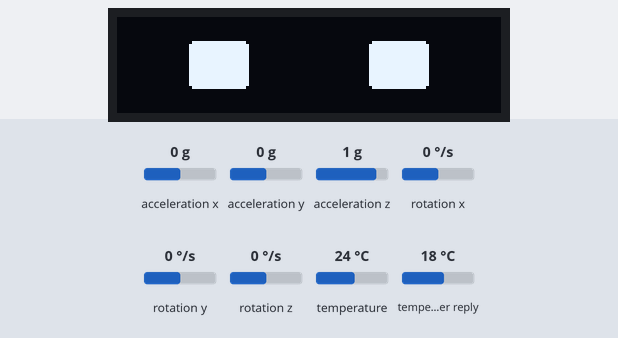
A sketch run on a simulated ESP8266 (NodeMCU). On the bench: 128×32 one-colour display. The inputs (shaded band) are chosen by the test bench; at power-on: acceleration y 0 g, acceleration z 1 g, acceleration x 0 g, rotation x 0 °/s, rotation y 0 °/s, rotation z 0 °/s, temperature 24 °C, temperature in the weather reply 18 °C. WiFi joins after 1.5 s; servers stay silent unless stated; uploads are accepted with an empty reply; the local clock reads 2024-03-15 10:24:30 at power-on unless the sketch sets it; web services answer with replies made up by the test bench; names the files do not define were given values by the test bench: YOUR_PORT = 80; what the sketch prints to the serial monitor is not drawn.

Above: at 6.1 s.
At 9.0 s:
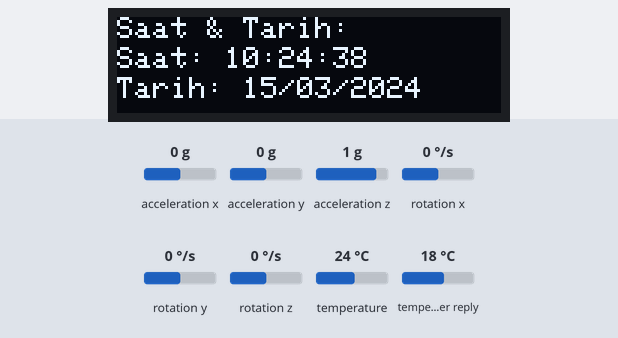
9.1 s: acceleration y set to -1.4 g
At 12.0 s:
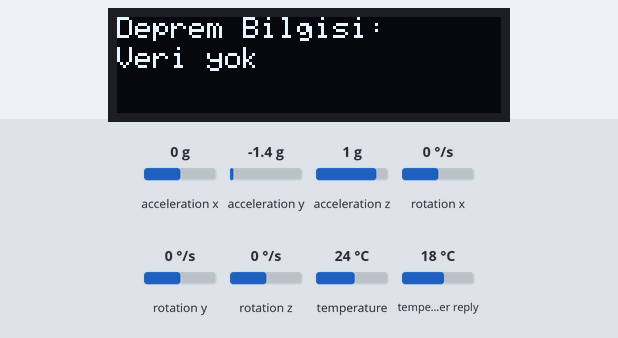
12.1 s: acceleration y set to 0 g
13.6 s: acceleration y set to -0.8 g
At 15.1 s:
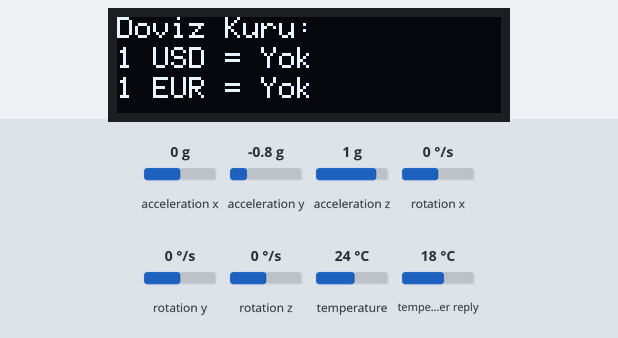
16.6 s: acceleration z set to 1.4 g
At 18.4 s:
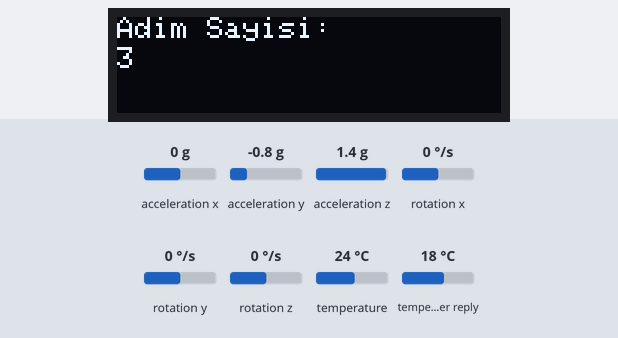
19.4 s: acceleration y set to 0.1 g
Timing chart, 0 to 21.9 s (numbered marks = the images above; inputs shaded):
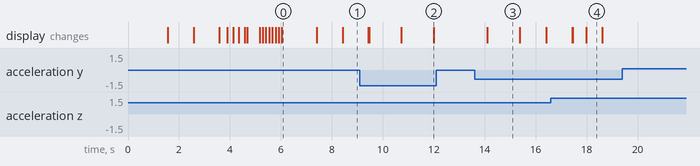

The sketch:

neogaze_source.ino
```cpp
#include <Wire.h>
#include <Adafruit_GFX.h>
#include <Adafruit_SSD1306.h>
#include <Adafruit_MPU6050.h>
#include <Adafruit_Sensor.h>
#include <ESP8266WiFi.h>
#include <ESP8266HTTPClient.h>
#include <ArduinoJson.h>
#include <time.h>

// ------ OLED ------
#define SCREEN_WIDTH 128
#define SCREEN_HEIGHT 32
#define OLED_RESET -1
Adafruit_SSD1306 display(SCREEN_WIDTH, SCREEN_HEIGHT, &Wire, OLED_RESET);

// ------ MPU6050 ------
Adafruit_MPU6050 mpu;

// ------ Sayfa ------
volatile int page = 0;

// ------ Wi-Fi ------
const char* ssid = "YOUR_WIFI_SSID";
const char* password = "YOUR_WIFI_PASSWORD";

// ------ Hava Durumu API ------
const char* apiKey = "YOUR_API_KEY";
const char* city = "Istanbul";

// ------ Bilgisayar Mesajı ------
const char* mesajServer = "YOUR_SERVER_IP";
const int mesajPort = YOUR_PORT;
const char* mesajPath = "/your_path.html";
String bildirim = "";

// ------ Saat ------
const long gmtOffset_sec = 3 * 3600;
const int daylightOffset_sec = 0;

// ------ Zaman ------
unsigned long previousMillis = 0;
const long interval = 1000;
unsigned long lastTiltChange = 0;

// ------ Veriler ------
String weatherDescription = "";
float temperature = 0.0;
String depremYer = "";
float depremBuyukluk = 0.0;

// ------ Eye Parametreleri ------
int eye_width = 20;
int eye_height = 16;

// ------ Sleep Mode Değişkenleri ------
bool isSleeping = false;
unsigned long tiltUpStart = 0;
unsigned long tiltRightStart = 0;
bool tiltUpDetected = false;
bool tiltRightDetected = false;

float usdRate = 0.0;
float eurRate = 0.0;
volatile unsigned long adimSayisi = 0;
float previousAcceleration = 0.0;
unsigned long lastStepTime = 0;
int kaydirmaIndex = 0;
unsigned long kaydirmaMillis = 0;
String kaydirmaMetni = "";

void wakeup_eyes();
void getWeather();
void getMesaj();
void getDoviz();
void checkTilt();
void checkSteps();
void enterSleepMode();
void exitSleepMode();
void getDeprem();

void setup() {
  Wire.begin(D2, D1);

  Serial.begin(115200);

  if (!display.begin(SSD1306_SWITCHCAPVCC, 0x3C)) {
    Serial.println("OLED bulunamadi");
    while (1);
  }

  if (!mpu.begin()) {
    Serial.println("MPU6050 bulunamadi!");
    while (1);
  }

  mpu.setAccelerometerRange(MPU6050_RANGE_8_G);
  mpu.setGyroRange(MPU6050_RANGE_500_DEG);
  mpu.setFilterBandwidth(MPU6050_BAND_21_HZ);

  display.clearDisplay();
  display.setTextSize(1);
  display.setTextColor(SSD1306_WHITE);
  display.setCursor(0, 10);
  display.println("Looking for Wi-Fi...");
  display.display();

  WiFi.begin(ssid, password);
  WiFi.setSleepMode(WIFI_NONE_SLEEP);

  while (WiFi.status() != WL_CONNECTED) {
    delay(500);
    Serial.print(".");
  }

  Serial.println("Wi-Fi is connected!");
  display.clearDisplay();
  display.setCursor(0, 10);
  display.println("Wi-Fi is connected!");
  display.display();
  delay(1000);

  // ---- UYANMA ANİMASYONU ----
  display.clearDisplay();
  display.setCursor(0, 10);
  display.println("Starting... hopefully");
  display.display();
  delay(1000);

  wakeup_eyes();

  configTime(gmtOffset_sec, daylightOffset_sec, "pool.ntp.org", "time.nist.gov");

  getWeather();
  getMesaj();
  getDoviz();
  getDeprem();
  showPage();
}

void yaziyiKaydirVeYaz(String metin, int y) {
  if (metin.length() <= 20) {
    display.setCursor(0, y);
    display.println(metin);
  } else {
    String kaydirilan = metin.substring(kaydirmaIndex);

    if (kaydirilan.length() < 20) {
      kaydirilan += " " + metin.substring(0, 20 - kaydirilan.length());
    }

    display.setCursor(0, y);
    display.println(kaydirilan);
  }
}

void loop() {
  static unsigned long lastTiltCheck = 0;
  if (millis() - lastTiltCheck >= 500) {
    checkTilt();
    checkSteps();
    lastTiltCheck = millis();
  }

  // --- GENEL YAZI KAYDIRMA ---
  if (millis() - kaydirmaMillis > 300) {
    kaydirmaMillis = millis();

    if (kaydirmaMetni.length() > 20) {
      kaydirmaIndex++;
      if (kaydirmaIndex >= kaydirmaMetni.length()) {
        kaydirmaIndex = 0;
      }
    } else {
      kaydirmaIndex = 0;
    }
  }

  if (!isSleeping) {

    // Sayfa 0: Saat ve Tarih
    if (page == 0) {
      unsigned long currentMillis = millis();
      if (currentMillis - previousMillis >= interval) {
        previousMillis = currentMillis;
        showPage();
      }
    }

    // Sayfa 1: Hava Durumu
    else if (page == 1) {
      static unsigned long weatherUpdateMillis = 0;
      if (millis() - weatherUpdateMillis > 120000) { // 2 dakikada bir güncelle
        weatherUpdateMillis = millis();
        getWeather();
      }
      showPage();
    }

    // Diğer sayfalar
    else {
      showPage();
      delay(300);
    }

    // Bilgisayar mesajını güncelle (5 saniyede bir)
    static unsigned long mesajUpdateMillis = 0;
    if (millis() - mesajUpdateMillis > 5000) {
      mesajUpdateMillis = millis();
      getMesaj();
    }

    // Döviz kuru güncelle (5 dakikada bir)
    static unsigned long dovizUpdateMillis = 0;
    if (millis() - dovizUpdateMillis > 300000) {
      dovizUpdateMillis = millis();
      getDoviz();
    }

    // Deprem bilgisi güncelle (5 dakikada bir)
    static unsigned long depremUpdateMillis = 0;
    if (millis() - depremUpdateMillis > 300000) {
      depremUpdateMillis = millis();
      getDeprem();
    }
  }
}


void getDoviz() {
  if (WiFi.status() == WL_CONNECTED) {
    WiFiClientSecure client;
    client.setInsecure();
    HTTPClient http;

    String serverPath = "https://v6.exchangerate-api.com/v6/YOUR_API_KEY/latest/TRY";

    http.begin(client, serverPath);
    int httpResponseCode = http.GET();

    if (httpResponseCode > 0) {
      String payload = http.getString();

      DynamicJsonDocument doc(4096);
      DeserializationError error = deserializeJson(doc, payload);

      if (!error) {
        usdRate = doc["conversion_rates"]["USD"].as<float>();
        eurRate = doc["conversion_rates"]["EUR"].as<float>();
      }

    }

    http.end();
  }
}

// ------ SAYFALAR ------
void showPage() {
  display.clearDisplay();
  display.setTextSize(1);
  display.setTextColor(SSD1306_WHITE);

  if (page == 0) {
    display.setCursor(0, 0);
    display.println("Saat & Tarih:");
    struct tm timeinfo;
    if (!getLocalTime(&timeinfo)) {
      display.setCursor(0, 10);
      display.println("Zaman alinamadi");
    } else {
      char buffer[20];
      strftime(buffer, sizeof(buffer), "%H:%M:%S", &timeinfo);
      display.setCursor(0, 10);
      display.print("Saat: ");
      display.println(buffer);
      strftime(buffer, sizeof(buffer), "%d/%m/%Y", &timeinfo);
      display.setCursor(0, 20);
      display.print("Tarih: ");
      display.println(buffer);
    }
    kaydirmaMetni = "";  // Kaydırılacak yazı yok

  } else if (page == 1) {
    display.setCursor(0, 0);
    display.println("Hava Durumu:");
    display.setCursor(0, 10);
    display.print("Sicaklik: ");
    display.print(temperature);
    display.println(" C");
    display.setCursor(0, 20);
    display.print("Durum: ");
    display.println(weatherDescription);
    kaydirmaMetni = "";  // Hava durumu sabit yazı

  } else if (page == 2) {
    display.setCursor(0, 0);
    display.println("Doviz Kuru:");

    display.setCursor(0, 10);
    display.print("1 USD = ");
    if (usdRate > 0.0) {
      display.print(1 / usdRate, 2);
      display.println(" TL");
    } else {
      display.println("Yok");
    }

    display.setCursor(0, 20);
    display.print("1 EUR = ");
    if (eurRate > 0.0) {
      display.print(1 / eurRate, 2);
      display.println(" TL");
    } else {
      display.println("Yok");
    }
    kaydirmaMetni = "";  // Döviz sabit yazı

  } else if (page == 3) {
    display.setCursor(0, 0);
    display.println("Deprem Bilgisi:");

    if (depremBuyukluk > 0.0) {
      display.setCursor(0, 10);
      display.print("Mag: ");
      display.print(depremBuyukluk, 1);
      kaydirmaMetni = depremYer;  // Kaydırılacak metin deprem yeri
      yaziyiKaydirVeYaz(depremYer, 20);
    } else {
      display.setCursor(0, 10);
      display.println("Veri yok");
      kaydirmaMetni = "";
    }

  } else if (page == 4) {
    display.setCursor(0, 0);
    display.println("Bilgi Akisi:");
    kaydirmaMetni = bildirim;   // Kaydırılacak metin bilgisayar mesajı
    yaziyiKaydirVeYaz(bildirim, 10);

  } else if (page == 5) {
    display.setCursor(0, 0);
    display.println("Adim Sayisi:");
    display.setCursor(0, 10);
    display.println(adimSayisi);
    kaydirmaMetni = "";  // Adımsayar sabit yazı
  }

  display.display();
}

// ------ HAVA DURUMU ------
void getWeather() {
  if (WiFi.status() == WL_CONNECTED) {
    WiFiClient client;
    HTTPClient http;
    String serverPath = "http://api.openweathermap.org/data/2.5/weather?q=" + String(city) + "&appid=" + apiKey + "&units=metric";
    http.begin(client, serverPath);
    int httpResponseCode = http.GET();
    if (httpResponseCode > 0) {
      String payload = http.getString();
      DynamicJsonDocument doc(1024);
      if (!deserializeJson(doc, payload)) {
        temperature = doc["main"]["temp"].as<float>();
        weatherDescription = doc["weather"][0]["main"].as<String>();
      }
    }
    http.end();
  }
}

// ------ BİLGİSAYAR MESAJI ------
void getMesaj() {
  if (WiFi.status() == WL_CONNECTED) {
    WiFiClient client;
    HTTPClient http;
    String serverPath = "http://" + String(mesajServer) + ":" + String(mesajPort) + String(mesajPath);
    http.begin(client, serverPath);
    int httpResponseCode = http.GET();
    if (httpResponseCode > 0) {
      String payload = http.getString();
      payload.replace("<p>", "");
      payload.replace("</p>", "");
      bildirim = payload;
    }
    http.end();
  }
}

// ------ TİLT KONTROL ------
void checkTilt() {
  sensors_event_t a, g, temp;
  mpu.getEvent(&a, &g, &temp);
  float tiltY = a.acceleration.y;
  float tiltX = a.acceleration.x;

  unsigned long now = millis();

  // ---- Eğer uykudaysa sadece sağa eğmeyi kontrol et ----
  if (isSleeping) {
    if (tiltY > 7) {
      if (!tiltRightDetected) {
        tiltRightStart = now;
        tiltRightDetected = true;
      } else if (now - tiltRightStart >= 3000) {
        exitSleepMode();
        tiltRightDetected = false;
      }
    } else {
      tiltRightDetected = false;
    }
    return;
  }

  // ---- Normal modda sayfa değişimi ----
  if (tiltY > 6 && now - lastTiltChange > 1000) {
    page++;
    if (page > 5) page = 0;  // Artık 5 sayfa var
    lastTiltChange = now;
    showPage();
  }

  if (tiltY < -6 && now - lastTiltChange > 1000) {
    if (page == 0) page = 5;
    else page--;
    lastTiltChange = now;
    showPage();
  }

  // ---- Sleep mode'a geçmek için yukarı bakmayı kontrol et ----
  if (tiltX > 7) {
    if (!tiltUpDetected) {
      tiltUpStart = now;
      tiltUpDetected = true;
    } else if (now - tiltUpStart >= 3000) {
      enterSleepMode();
      tiltUpDetected = false;
    }
  } else {
    tiltUpDetected = false;
  }
}

void checkSteps() {
  sensors_event_t a, g, temp;
  mpu.getEvent(&a, &g, &temp);

  // Sadece Z ekseni ivmesi (yukarı aşağı hareket)
  float zIvme = a.acceleration.z;

  unsigned long simdi = millis();

  // Eşik değer: Adım algılaması için zIvme 11 m/s^2'yi geçmeli (yaklaşık 1.1g)
  // Debounce: iki adım arasında en az 400ms olmalı
  if (zIvme > 11.0 && simdi - lastStepTime > 400) {
    adimSayisi++;
    lastStepTime = simdi;
  }
}

// ------ GÖZ ANİMASYONU ------
void wakeup_eyes() {
  int left_x = 24;
  int right_x = 84;
  int y = SCREEN_HEIGHT / 2 - eye_height / 2;

  // Gözler kapalı çiz
  display.clearDisplay();
  display.fillRoundRect(left_x, y + eye_height / 2, eye_width, 2, 1, SSD1306_WHITE);
  display.fillRoundRect(right_x, y + eye_height / 2, eye_width, 2, 1, SSD1306_WHITE);
  display.display();
  delay(300);

  // Gözleri yavaşça aç
  for (int h = 2; h <= eye_height; h += 2) {
    display.clearDisplay();
    display.fillRoundRect(left_x, y + eye_height / 2 - h / 2, eye_width, h, 2, SSD1306_WHITE);
    display.fillRoundRect(right_x, y + eye_height / 2 - h / 2, eye_width, h, 2, SSD1306_WHITE);
    display.display();
    delay(100);
  }

  delay(300);

  // --- Göz kırpma ---
  for (int h = eye_height; h >= 2; h -= 2) {
    display.clearDisplay();
    display.fillRoundRect(left_x, y + eye_height / 2 - h / 2, eye_width, h, 2, SSD1306_WHITE);
    display.fillRoundRect(right_x, y + eye_height / 2 - h / 2, eye_width, h, 2, SSD1306_WHITE);
    display.display();
    delay(50);
  }
  for (int h = 2; h <= eye_height; h += 2) {
    display.clearDisplay();
    display.fillRoundRect(left_x, y + eye_height / 2 - h / 2, eye_width, h, 2, SSD1306_WHITE);
    display.fillRoundRect(right_x, y + eye_height / 2 - h / 2, eye_width, h, 2, SSD1306_WHITE);
    display.display();
    delay(50);
  }

  delay(500);
}

// ------ SLEEP MODE ------
void enterSleepMode() {
  isSleeping = true;
  display.clearDisplay();
  display.setCursor(0, 10);
  display.println("Going to sleep...");
  display.display();
  delay(1000);

  int left_x = 24;
  int right_x = 84;
  int y = SCREEN_HEIGHT / 2 - eye_height / 2;

  for (int h = eye_height; h >= 2; h -= 2) {
    display.clearDisplay();
    display.fillRoundRect(left_x, y + eye_height / 2 - h / 2, eye_width, h, 2, SSD1306_WHITE);
    display.fillRoundRect(right_x, y + eye_height / 2 - h / 2, eye_width, h, 2, SSD1306_WHITE);
    display.display();
    delay(50);
  }

  display.clearDisplay();
  display.setCursor(0, 10);
  display.println("Zzz...");
  display.display();
  delay(1000);

  display.ssd1306_command(SSD1306_DISPLAYOFF);
}

void exitSleepMode() {
  display.ssd1306_command(SSD1306_DISPLAYON);
  display.clearDisplay();
  display.setCursor(0, 10);
  display.println("Trying to wake up...");
  display.display();
  delay(2500);

  wakeup_eyes();

  isSleeping = false;
  showPage();
}

void getDeprem() {
  if (WiFi.status() == WL_CONNECTED) {
    WiFiClientSecure client;
    client.setInsecure();
    HTTPClient http;

    // Sadece Türkiye sınırlarındaki son deprem
    String serverPath = "https://earthquake.usgs.gov/fdsnws/event/1/query?format=geojson&minlatitude=36&maxlatitude=42&minlongitude=26&maxlongitude=45&orderby=time&limit=1";

    http.begin(client, serverPath);
    int httpResponseCode = http.GET();

    if (httpResponseCode > 0) {
      String payload = http.getString();

      DynamicJsonDocument doc(8192);
      DeserializationError error = deserializeJson(doc, payload);

      if (!error) {
        depremBuyukluk = doc["features"][0]["properties"]["mag"].as<float>();
        depremYer = doc["features"][0]["properties"]["place"].as<String>();
      }
    }

    http.end();
  }
}
```

Measured:
- after the input at 9.1 s, the display: first differs from a run without the input after 0.36 s (image 2 shows a later state)
- after the input at 12.1 s, every drawn part: stays the same
- after the input at 13.6 s, the display: changes after 0.50 s (image 3)
- after the input at 19.4 s, every drawn part: stays the same
- what the display in image 0 shows lasts 1.4 s, from 6.0 s to 7.4 s
- what the display in image 3 shows lasts 1.3 s, from 14.1 s to 15.4 s
- what the display in image 4 shows lasts 0.6 s, from 18.0 s to 18.6 s
